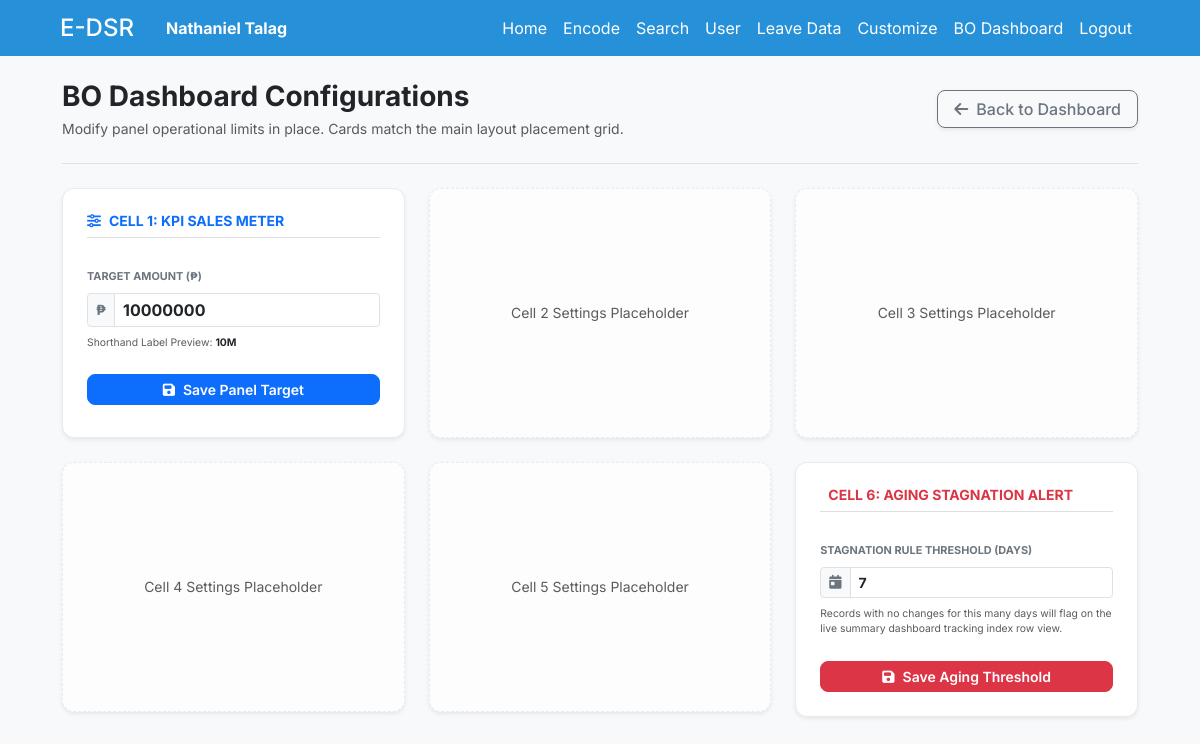
Page /pages/bo_dashboardSettings.php (signed in) on the committed database.
### tables this page shows
CREATE TABLE `users` (
  `id` int(11) NOT NULL,
  `name` varchar(100) NOT NULL,
  `user_id` varchar(200) NOT NULL,
  `password` varchar(100) NOT NULL,
  `dept` varchar(200) NOT NULL,
  `category` varchar(100) NOT NULL,
  `log_at` datetime NOT NULL DEFAULT current_timestamp(),
  `pass_change` varchar(10) NOT NULL,
  `stat` varchar(100) NOT NULL,
  `branch` varchar(50) DEFAULT NULL,
  `authority` varchar(200) NOT NULL,
  `handled` varchar(200) NOT NULL,
  `is_download_restricted` tinyint(1) NOT NULL DEFAULT 0,
  `is_deleted` tinyint(1) NOT NULL DEFAULT 0
);

CREATE TABLE `dashboard_settings` (
  `id` int(11) NOT NULL,
  `setting_key` varchar(100) NOT NULL,
  `setting_value` varchar(255) NOT NULL,
  `updated_at` timestamp NOT NULL DEFAULT current_timestamp() ON UPDATE current_timestamp()
);

### php/autoRedirect.php (called while the page is built, shortened)
<?php
include('db_conn.php');
if (isset($_COOKIE['e-dsr-user'])) {
    $coockieUser = $_COOKIE['e-dsr-user'];
    $sql1 = "SELECT * FROM users WHERE user_id = '$coockieUser' AND is_deleted = 0";
    $result1 = mysqli_query($conn, $sql1);
    while ($qResult = mysqli_fetch_array($result1)) {
        $name = $qResult['name'];
    }
} else {
    echo '<script>';
    echo 'window.location.href = "../index.php";';
    echo 'alert("Please log in to access the welcome page!");';
    echo '</script>';
}
?>

### php/accountList.php (called while the page is built, shortened)
<?php
include('db_conn.php');
include('autoRedirect.php');
$name = $_SESSION['name'] ?? $name ?? '';
?>

### pages/bo_dashboardSettings.php (the view, shortened to what this page needs)
<?php
include('../php/autoRedirect.php');
include('../php/accountList.php');
include('../php/db_conn.php');
$currentSalesTarget = 5000000.00;
$agingDaysThreshold = 60;
$settingsQuery = "SELECT setting_key, setting_value FROM dashboard_settings WHERE setting_key IN ('kpi_sales_target', 'aging_days_threshold')";
$settingsResult = mysqli_query($conn, $settingsQuery);
if ($settingsResult) {
    while ($row = mysqli_fetch_assoc($settingsResult)) {
        if ($row['setting_key'] === 'kpi_sales_target') {
            $currentSalesTarget = floatval($row['setting_value']);
        } elseif ($row['setting_key'] === 'aging_days_threshold') {
            $agingDaysThreshold = intval($row['setting_value']);
        }
    }
}
?>
<!DOCTYPE html>
<html lang="en">
<head>
    <link href="https://cdn.jsdelivr.net/npm/bootstrap@5.3.2/dist/css/bootstrap.min.css" rel="stylesheet">
    <link rel="stylesheet" href="https://cdnjs.cloudflare.com/ajax/libs/font-awesome/6.5.1/css/all.min.css">
    <link rel="stylesheet" href="../css/sidebar.css">
    <link rel="stylesheet" href="../css/table.css">
    <link rel="stylesheet" href="../css/search.css">
    <link rel="stylesheet" href="../css/dashboard.css">
</head>
<body>
    <?php include('header.php'); ?>
    <div class="container-fluid py-4">
        <div class="row">
            <main class="col-12 col-xl-11 mx-auto">
                <div class="d-flex justify-content-between align-items-center pb-4 mb-4 border-bottom flex-wrap gap-3">
                    <div>
                        <h3 class="m-0 fw-bold tracking-tight text-dark">BO Dashboard Configurations</h3>
                        <p class="text-muted small m-0 mt-1">Modify panel operational limits in place. Cards match the main layout placement grid.</p>
                    </div>
                    <div class="d-flex gap-2">
                        <a href="bo_dashboard.php" class="btn btn-outline-secondary px-3 fw-medium d-flex align-items-center gap-2 shadow-sm rounded-3">
                            <i class="fa fa-arrow-left"></i> Back to Dashboard
                        </a>
                    </div>
                </div>
                <div class="row g-4">
                    <div class="col-12 col-md-6 col-lg-4">
                        <div class="main-content-card p-4 shadow-sm text-start">
                            <div class="w-100 mb-3">
                                <h6 class="text-uppercase text-primary tracking-wider fw-bold small m-0">
                                    <i class="fa-solid fa-sliders me-2"></i>Cell 1: KPI Sales Meter
                                </h6>
                                <hr class="my-2 text-black-50">
                            </div>
                            <form id="kpiSalesTargetForm" method="POST" action="" class="w-100 d-flex flex-column h-100 justify-content-between">
                                <div class="mb-3 flex-grow-1">
                                    <label for="targetAmountInput" class="form-label small fw-bold text-secondary text-uppercase" style="font-size:0.68rem;">Target Amount (₱)</label>
                                    <div class="input-group mb-2 input-group-sm">
                                        <span class="input-group-text bg-light fw-bold text-secondary">₱</span>
                                        <input type="number" step="0.01" min="1" class="form-control fw-bold fs-6 text-dark" id="targetAmountInput" name="target_goal" value="<?php echo $currentSalesTarget; ?>" required>
                                    </div>
                                    <div class="form-text text-muted" style="font-size: 0.65rem;">
                                        Shorthand Label Preview: <strong id="shorthandPreview" class="text-dark">--</strong>
                                    </div>
                                </div>
                                <button type="submit" class="btn btn-sm btn-primary w-100 rounded-3 fw-semibold mt-2">
                                    <i class="fa fa-save me-2"></i>Save Panel Target
                                </button>
                            </form>
                        </div>
                    </div>
                    <div class="col-12 col-md-6 col-lg-4">
                        <div class="main-content-card p-4 shadow-sm text-center border-dashed">
                            <span class="text-muted small">Cell 2 Settings Placeholder</span>
                        </div>
                    </div>
                    <div class="col-12 col-md-6 col-lg-4">
                        <div class="main-content-card p-4 shadow-sm text-center border-dashed">
                            <span class="text-muted small">Cell 3 Settings Placeholder</span>
                        </div>
                    </div>
                    <div class="col-12 col-md-6 col-lg-4">
                        <div class="main-content-card p-4 shadow-sm text-center border-dashed">
                            <span class="text-muted small">Cell 4 Settings Placeholder</span>
                        </div>
                    </div>
                    <div class="col-12 col-md-6 col-lg-4">
                        <div class="main-content-card p-4 shadow-sm text-center border-dashed">
                            <span class="text-muted small">Cell 5 Settings Placeholder</span>
                        </div>
                    </div>
                    <div class="col-12 col-md-6 col-lg-4">
                        <div class="main-content-card p-4 shadow-sm text-start">
                            <div class="w-100 mb-3">
                                <h6 class="text-uppercase text-danger tracking-wider fw-bold small m-0">
                                    <i class="fa-solid fa-clock-history me-2"></i>Cell 6: Aging Stagnation Alert
                                </h6>
                                <hr class="my-2 text-black-50">
                            </div>
                            <form id="agingStagnationConfigForm" method="POST" action="" class="w-100 d-flex flex-column h-100 justify-content-between">
                                <div class="mb-3 flex-grow-1">
                                    <label for="agingDaysInput" class="form-label small fw-bold text-secondary text-uppercase" style="font-size:0.68rem;">Stagnation Rule Threshold (Days)</label>
                                    <div class="input-group mb-2 input-group-sm">
                                        <span class="input-group-text bg-light text-secondary"><i class="fa-solid fa-calendar-day"></i></span>
                                        <input type="number" min="1" class="form-control fw-bold text-dark" id="agingDaysInput" name="aging_days_threshold" value="<?php echo $agingDaysThreshold; ?>" required>
                                    </div>
                                    <div class="form-text text-muted" style="font-size: 0.65rem;">
                                        Records with no changes for this many days will flag on the live summary dashboard tracking index row view.
                                    </div>
                                </div>
                                <button type="submit" class="btn btn-sm btn-danger w-100 rounded-3 fw-semibold mt-2">
                                    <i class="fa fa-save me-2"></i>Save Aging Threshold
                                </button>
                            </form>
                        </div>
                    </div>
                </div>
            </main>
        </div>
    </div>
</body>
</html>

### pages/header.php (shortened to what this page needs)
<nav class="sticky-top navbar navbar-expand-lg navbar-dark bg px-lg-5">
    <div class="container-fluid">
        <div class="d-flex align-items-center">
            <a class="navbar-brand" href="welcome_page.php">
                <h4 class="m-0">E-DSR</h4>
            </a>
            <span class="ms-3 text-white"><strong><?php echo $name; ?></strong></span>
        </div>
        <div class="collapse navbar-collapse" id="navbarNav">
            <ul class="navbar-nav ms-auto">
                <li class="nav-item"><a class="nav-link text-white" href="welcome_page.php">Home</a></li>
                <li class="nav-item"><a class="nav-link text-white" href="encode.php">Encode</a></li>
                <li class="nav-item"><a class="nav-link text-white" href="bo_search.php">Search</a></li>
                <li id="users" class="nav-item admin"><a class="nav-link text-white" href="user.php">User</a></li>
                <li id="leave" class="nav-item admin"><a class="nav-link text-white" href="leaveData.php">Leave Data</a></li>
                <li id="customize" class="nav-item admin"><a class="nav-link text-white" href="customize.php">Customize</a></li>
                <li id="bo_dashboard" class="nav-item admin"><a class="nav-link text-white" href="bo_dashboard.php">BO Dashboard</a></li>
                <li class="nav-item"><a class="nav-link text-white" href="../php/logout.php?logoutid=<?php echo $name; ?>" onclick="return confirm('Logout Account?')">Logout</a></li>
            </ul>
        </div>
    </div>
</nav>

### css/sidebar.css (style rules this page uses)
.bg { background-color: #2691d9; }

### pages/bo_dashboardSettings.php (style rules this page uses)
body { font-family: 'Inter', sans-serif; background-color: #f8f9fa; color: #343a40; }
.main-content-card { background: #ffffff; border-radius: 12px; border: 1px solid #e9ecef; min-height: 250px; display: flex; flex-direction: column; justify-content: flex-start; align-items: flex-start; }
.border-dashed { border-style: dashed !important; background-color: #fdfdfd; justify-content: center !important; align-items: center !important; }

### rows in the picture
users: name "Nathaniel Talag"
dashboard_settings: target_goal "10000000"
dashboard_settings: aging_days_threshold "7"
